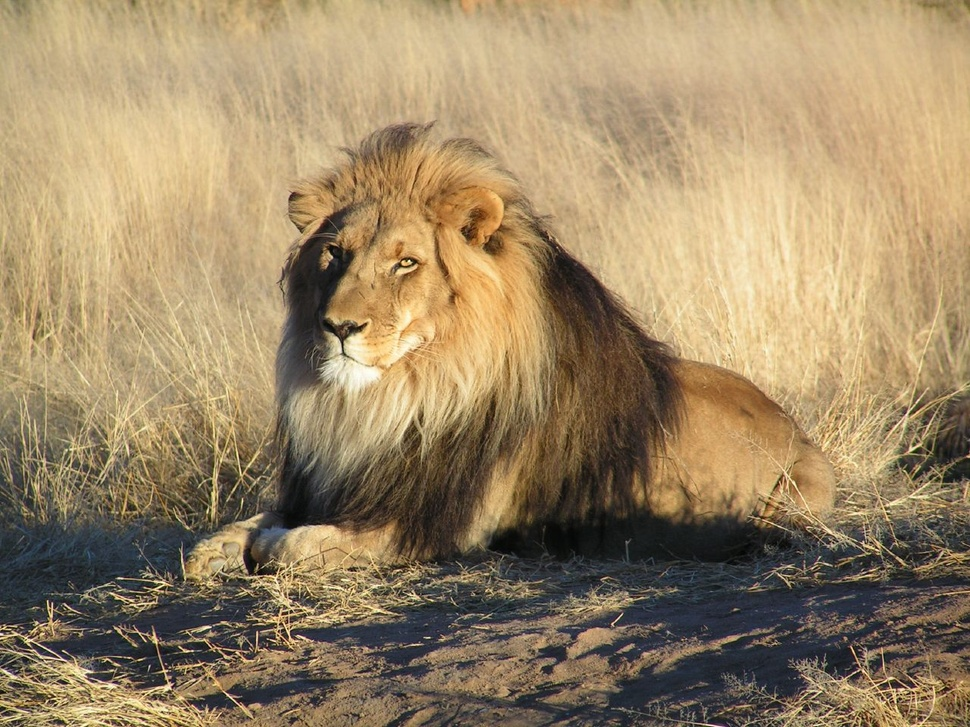
#> input picture images/lion.jpg, 970 x 727 px, shrunk from 1280 x 960 before the run, found by its file name
$ python 6.contours.py
#> lines starting #> are read from the running program, lines starting #| are printed output that depends on the picture; after the words box and inside, x2 and y2 are one past the last pixel; in counts of white or black regions, pixels touching at a corner belong together
import cv2 as cv
from cv2 import imread
import numpy as np

#Contour -> Hatlarını belirlemek

img = imread("lion.jpg")
#> img is the input picture: shape (727, 970, 3); mean B, G, R 102.3, 135.3, 156.2
cv.imshow("lion",img)


blank = np.zeros(img.shape, dtype='uint8')
cv.imshow("Blank",blank)


gray = cv.cvtColor(img, cv.COLOR_BGR2GRAY)
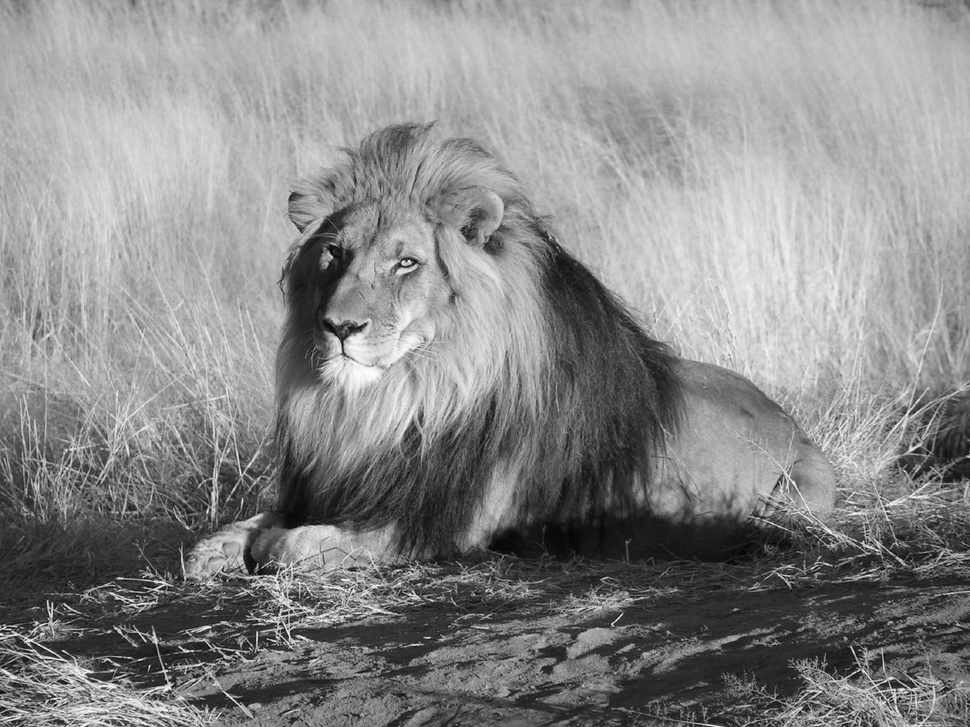
#> gray: shape (727, 970); min 4, max 253, mean 137.8
cv.imshow("Gray", gray)

blur = cv.GaussianBlur(img, (5,5), cv.BORDER_DEFAULT)
cv.imshow("Blur",blur)

canny = cv.Canny(blur, 125, 175)
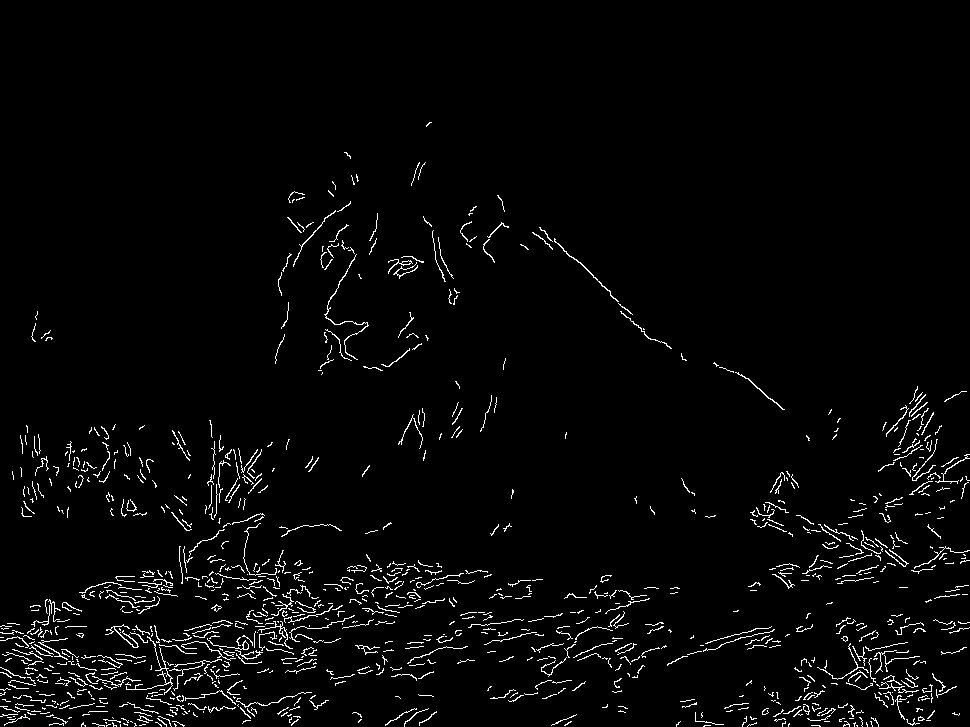
#> canny: shape (727, 970); 2.8% white in thin lines or dots, all inside (x1, y1, x2, y2) = (0, 122, 970, 727)
cv.imshow("canny",canny)

# ret, thresh = cv.threshold(gray,125,255, cv.THRESH_BINARY)
# cv.imshow("Thresh",thresh)

contours, hierarchies = cv.findContours(canny, cv.RETR_LIST, cv.CHAIN_APPROX_SIMPLE)
#> contours = 1033 contours, 1015 with area under 20; largest, box (x1, y1, x2, y2) and area: (324, 254, 369, 360) 60, (554, 238, 619, 302) 52, (207, 638, 249, 650) 41, (388, 259, 413, 274) 40, (105, 624, 139, 648) 39
print(f'{len(contours)} contours(s) found!')
#| 1033 contours(s) found!

cv.drawContours(blank, contours, -1, (0,0,255), 1)
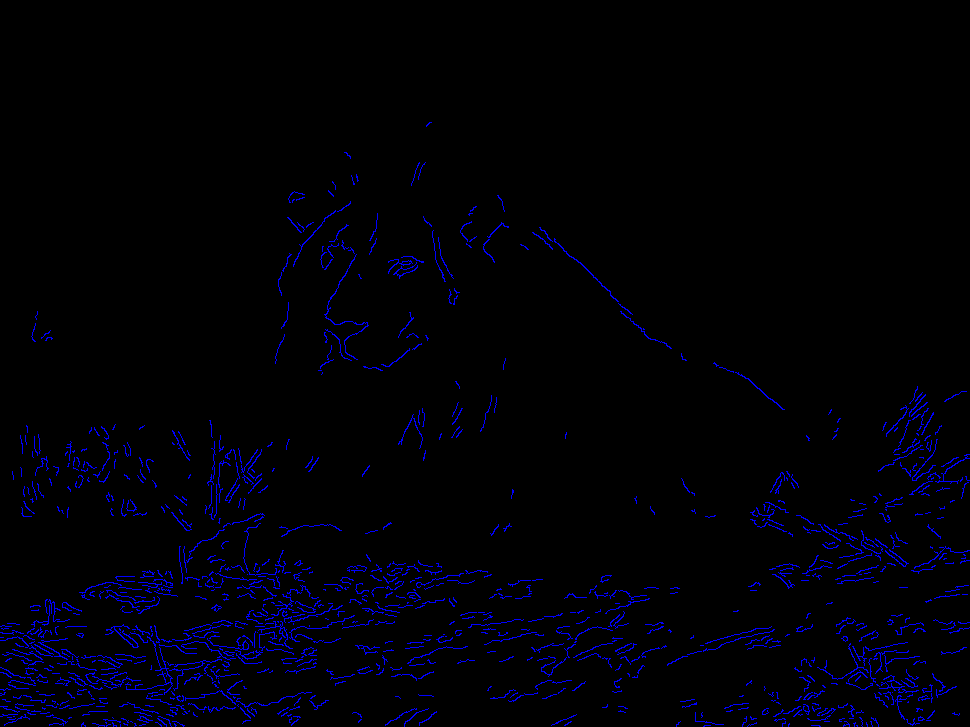
#> blank: shape (727, 970, 3); mean of channels 0, 1, 2 0, 0, 7.1; drawn as R, G, B
cv.imshow("Contours drawn", blank)

cv.waitKey(0)
